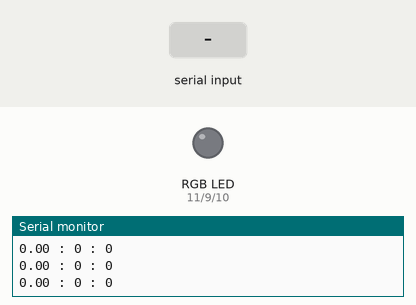
This sketch was run on a simulated Arduino Uno, built with avr-gcc and run on an emulated ATmega328P. On the bench: an RGB LED mixed from three pins (HIGH = lit), the last lines printed to the serial monitor. The inputs (shaded band) are chosen by the test bench. Dim RGB values are drawn brighter than linear.

Above: at 1.2 s.
1.3 s: "90,45\n" received over Serial
At 2.9 s:
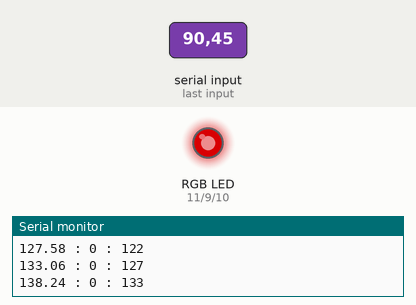
3.3 s: "30,150\n" received over Serial
At 4.8 s:
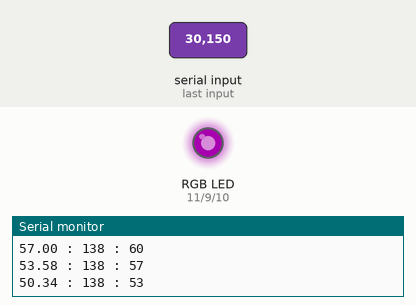
Timing chart, 0 to 6.3 s (numbered marks = the images above; inputs shaded):
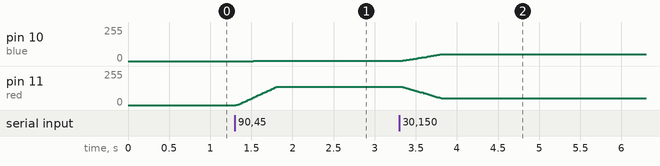

Measured:
- after the input at 1.3 s, pin 10 (blue): 0/255 → 1/255 after 0.22 s, → 2/255 0.10 s later; pin 11 (red): moves from 0/255 to 138/255 over 0.49 s, starting at once
- after the input at 3.3 s, pin 10 (blue): moves from 2/255 to 52/255 over 0.47 s, starting at once; pin 11 (red): moves from 138/255 to 50/255 over 0.50 s, starting at once

The sketch:

arduinoSketch.ino
```cpp
  int red = 11;
  int blue = 10;
  int green = 9;
void setup() {
  // put your setup code here, to run once:

  pinMode(red, OUTPUT);
  pinMode(green, OUTPUT);
  pinMode(blue, OUTPUT);
  Serial.begin(9600);
}
int r,g,b;
int rCurr, gCurr, bCurr;
int rDiff, gDiff, bDiff;
int transitionDuration = 500;//ms
int changeBeg;
int cycleLen = 256;//microseconds
char color[7] = {"FFFFFF"};

void writeHex(char color[]){
  char redHex[3];
  char greenHex[3];
  char blueHex[3];
  redHex[0]=color[0];
  redHex[1]=color[1];
  greenHex[0]=color[2];
  greenHex[1]=color[3];
  blueHex[0]=color[4];
  blueHex[1]=color[5];
  redHex[2]='\0';
  greenHex[2]='\0';
  blueHex[2]='\0';


  rCurr = r;
  rDiff = (int)strtol(redHex, NULL, 16) - rCurr;

  gCurr = g;
  gDiff = (int)strtol(greenHex, NULL, 16) - gCurr;

  bCurr = b;
  bDiff = (int)strtol(blueHex, NULL, 16) - bCurr;

  changeBeg = millis();

  }

void converge(int *r,int *g, int *b){
  int timePassed = millis() - changeBeg;
  float scale = max(-0.1,min(1.f,timePassed/(float)transitionDuration));
  if(!(scale<0 || scale == 1)){
  Serial.print(rDiff*scale+(float)rCurr);Serial.print(" : ");Serial.print(rCurr);Serial.print(" : ");Serial.println(*r);
  *r = (float)rCurr + rDiff*scale;
  *g = (float)gCurr + gDiff*scale;
  *b = (float)bCurr + bDiff*scale;
  }
}


  void displayColor(){
    converge(&r,&g,&b);
    long int micr = micros();
    while(micros()-micr < cycleLen/3.f){analogWrite(red, r);}
    micr = micros();
    while(micros()-micr < cycleLen/3.f){analogWrite(green, g);}
    micr = micros();
    while(micros()-micr < cycleLen/3.f){analogWrite(blue, b*2/3);} //white balance for my LED
  }

void loop() {
  if (Serial.available() >= 6 ) {
                for(int c = 0; c < 6; c++){
                  color[c] = Serial.read();
                }
                while(Serial.available())Serial.read();
                writeHex(color);
        }
  displayColor();
}
```
